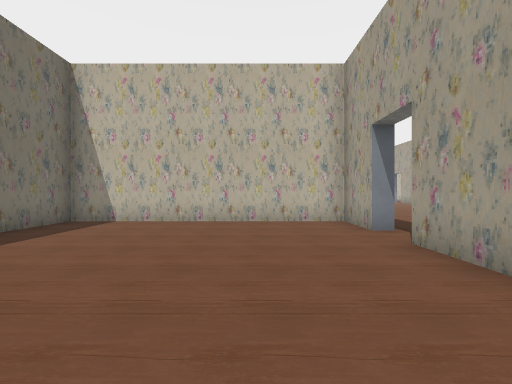
[1] (above)

22 first-person views from a walk through a Godot game level. The camera is 1.5 m above the floor, looks level and sees 90° across. The floor is counted in squares, 1.8 m on a side. Each view is taken from the middle of a square. On the plan, view 1 faces up. The plan holds only what a view shows up to about 10 squares ahead; the rest is blank. The place goes on beyond the plan. Some surface patterns are stand-ins.

[2]
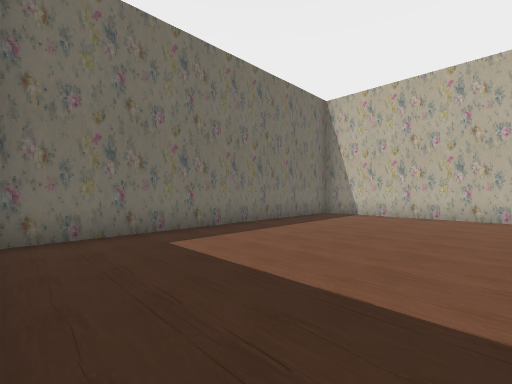

[3]
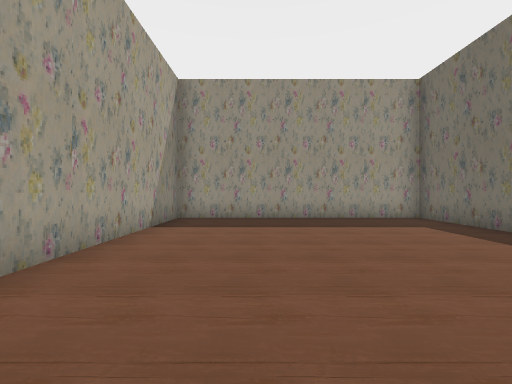

[4]
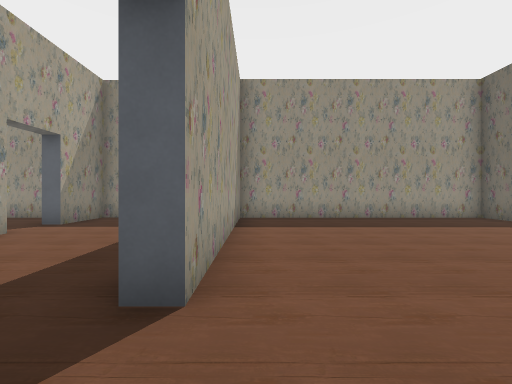

[5]
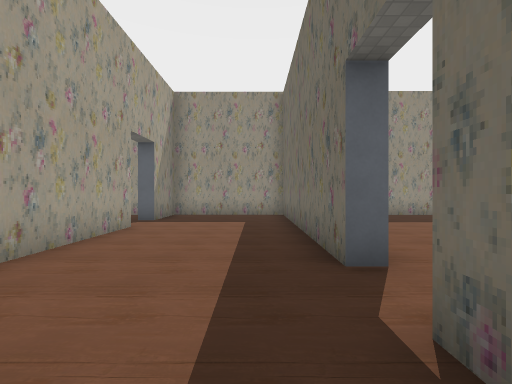

[6]
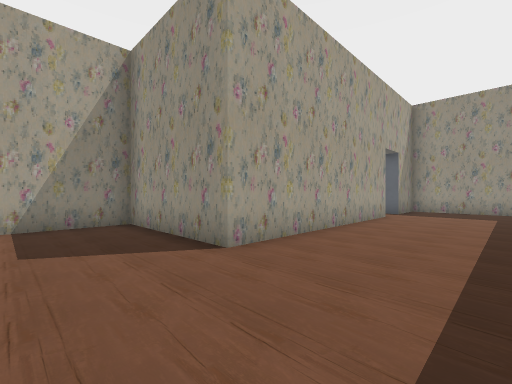

[7]
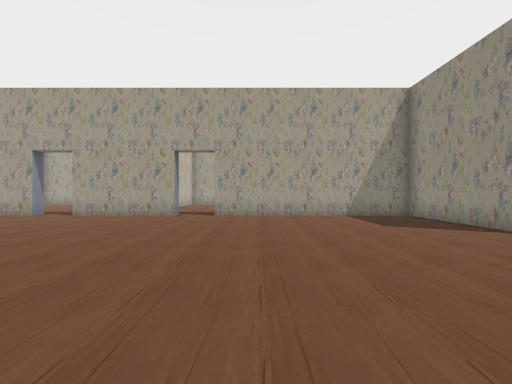

[8]
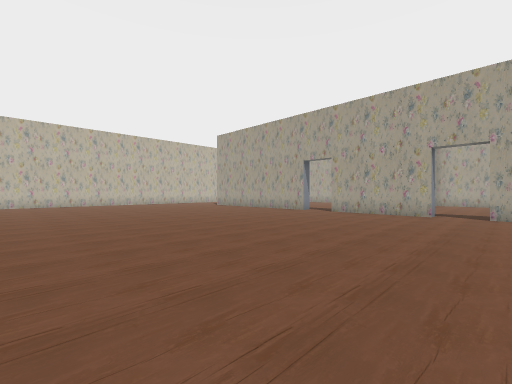

[9]
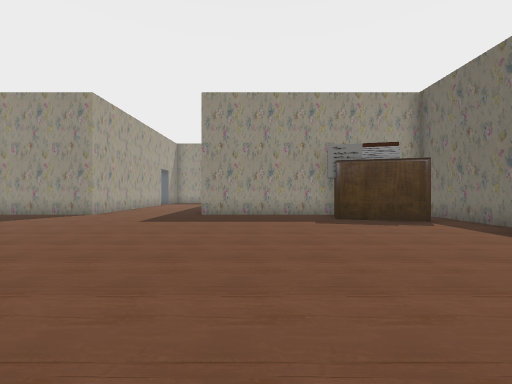

[10]
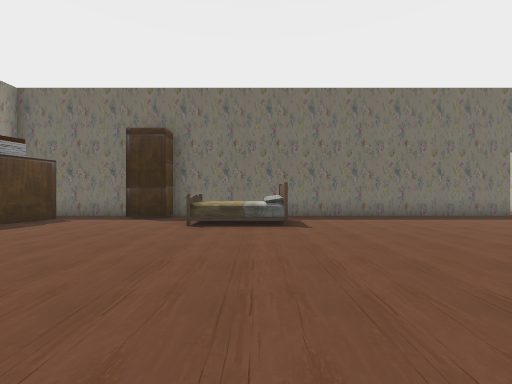

[11]
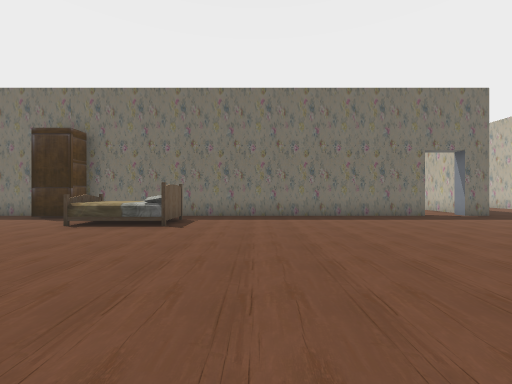

[12]
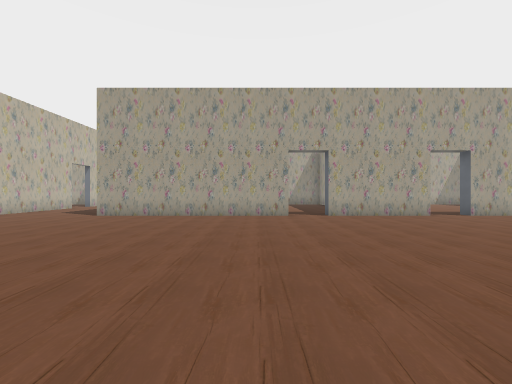

[13]
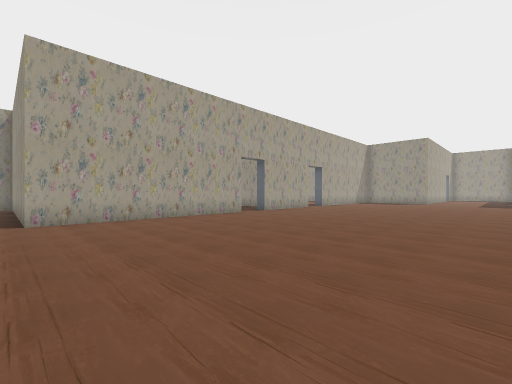

[14]
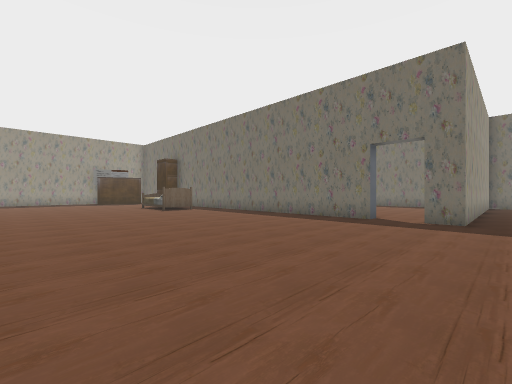

[15]
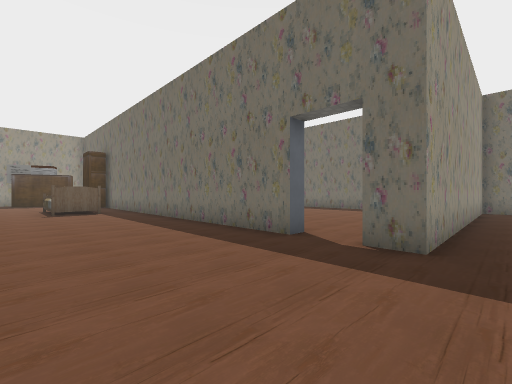

[16]
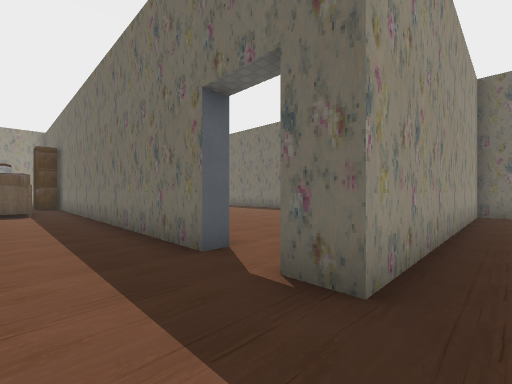

[17]
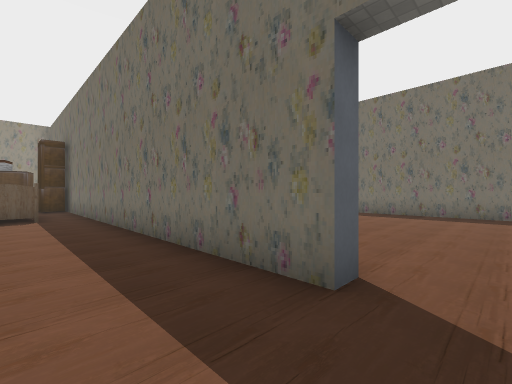

[18]
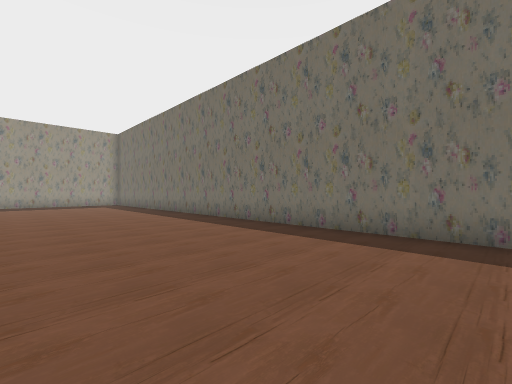

[19]
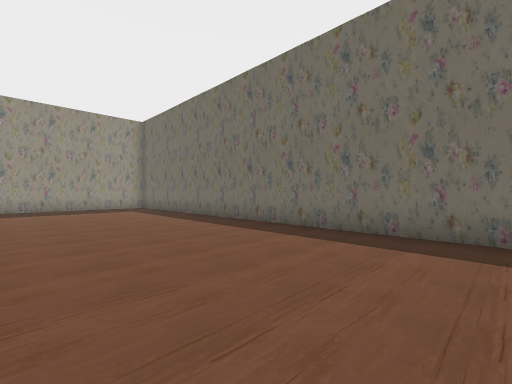

[20]
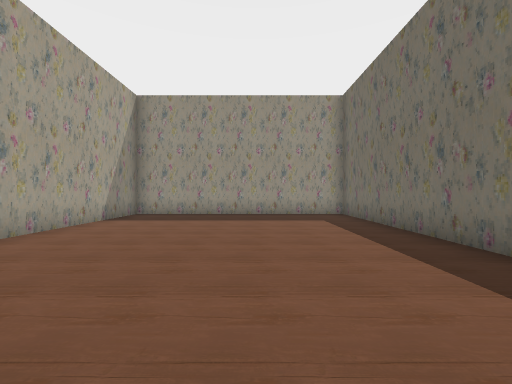

[21]
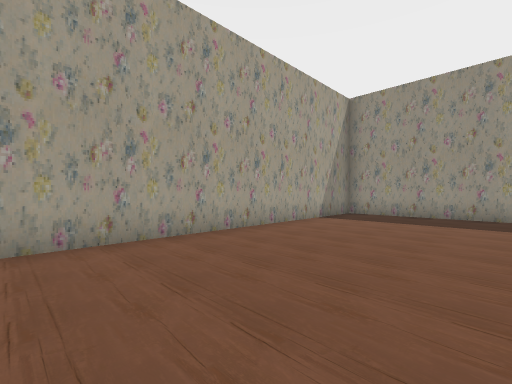

[22]
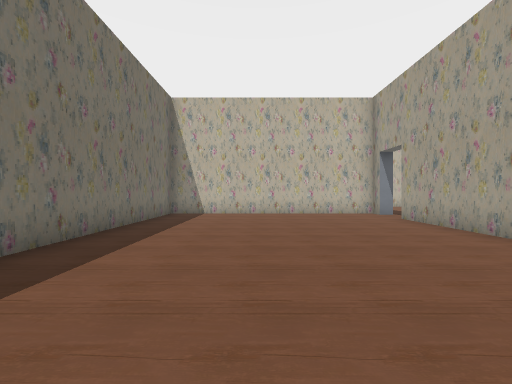

### Floor plan
Points are (right, up) in squares from view 1. A wall is a line through its corners. A room is listed if a view was taken in it or the views show most of it. See-through windows are left out.
Room 1 (views 1, 2, 3, 4)
walls: (3, 5.6) (2.5, 5.6) (2.5, 7.3) (-5.3, 7.3) (-5.3, -2.3) (2.5, -2.3) (2.5, 4.1) (3, 4.1)
ways out: opening at (3, 5) to room 2
Room 2 (views 5, 6, 7, 8, 9, 10, 11, 12, 13, 14, 15, 16, 17)
walls: (11, 15.9) (11, 19.4) (11.5, 19.4); (11.5, 20.8) (11, 20.8) (11, 27.6) (16.1, 27.6); (-5, 11.5) (-5, 8.1); (-4, 9.9) (-1.3, 9.2); (-2, 7.6) (3, 7.6); (3, 6) (3, 5.6); (-5.5, 24.9) (-5, 24.9) (-5, 13.5); (3, 4.1) (3, -2.3) (7, -2.3) (7, -0.6); (7, 0.9) (7, 7.6) (11, 7.6) (11, 14.4); (-14, 28) (-14, 27.2) (-5, 27.2) (-5, 26.4) (-5.5, 26.4)
ways out: opening at (3, 5) to room 1; opening at (-6, 25.5) to room 3; opening at (7, 0); opening at (11, 15); opening at (11, 20)
objects: cabinet (-5, 12) to (-4, 13); bed (-3, 15) to (-3, 16)
Room 3 (views 18, 19, 20, 21, 22)
walls: (-5.5, 13.5) (-5.5, 18); (-5.5, 21.5) (-5.5, 24.9); (-5.5, 26.9) (-13.3, 26.9) (-13.3, 8.3) (-5.5, 8.3) (-5.5, 11.6)
ways out: opening at (-6, 25.5) to room 2

Where each view was taken, in squares from view 1:
view 1: 0 up, 0 right, facing up
view 2: 2 down, 0 right, facing up-left
view 3: 6 up, 0 right, facing down
view 4: 6 up, 2 right, facing down
view 5: 7 up, 4 right, facing down
view 6: 10 up, 4 right, facing down-right
view 7: 13 up, 2 right, facing right
view 8: 14 up, 1 right, facing up-right
view 9: 17 up, 1 right, facing down
view 10: 16 up, 4 right, facing left
view 11: 19 up, 4 right, facing left
view 12: 22 up, 2 right, facing right
view 13: 28 up, 3 right, facing down-right
view 14: 28 up, 3 right, facing down-left
view 15: 28 up, 1 left, facing down-left
view 16: 28 up, 3 left, facing down-left
view 17: 26 up, 3 left, facing down-left
view 18: 26 up, 8 left, facing down-left
view 19: 22 up, 8 left, facing down-left
view 20: 18 up, 10 left, facing down
view 21: 18 up, 10 left, facing down-right
view 22: 17 up, 10 left, facing up
